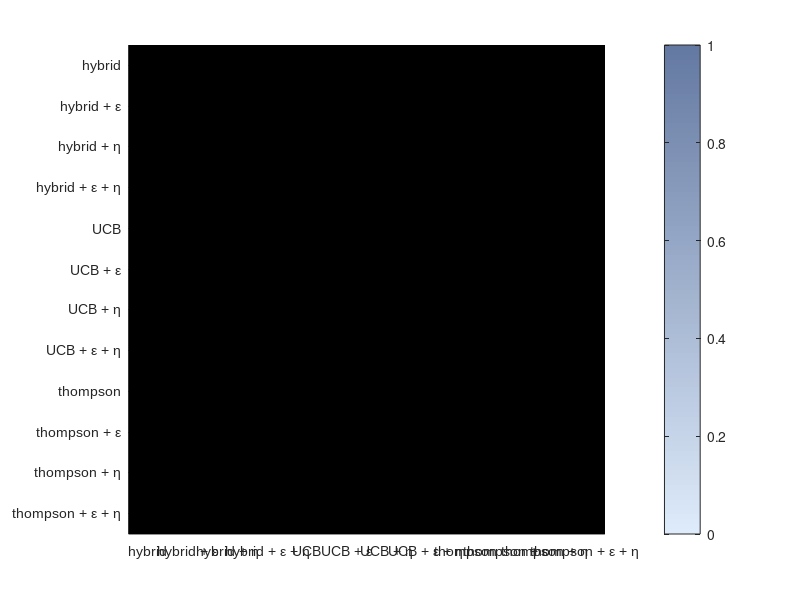

The MATLAB script that drew this image: (Note: this script raises an error after producing the figure.)


data_fol = '../../../../data/';
sim_fol=strcat(data_fol, 'sim_model_recov/');
n_sim = 100;
n_models = 12;

perc = nan(n_models,n_models);
mean_BIC = nan(n_models,n_models);
std_BIC = nan(n_models,n_models);


for mod=1:n_models

    file_BIC = strcat(sim_fol,'mod',num2str(mod),'_normal/n_sim_',num2str(n_sim),'/results/all_BIC_mat.mat');
    
    if exist(file_BIC)

        occur = nan(1,n_models);
       
        tmp = load(file_BIC);
        
        % find best models (lowest BIC) for each sim
        [min_val, ind_min_val] = min(tmp.all_BIC_mat');
        min_val = min_val';
        ind_min_val = ind_min_val';
        
        % count occurences of each model
        uv = unique(ind_min_val);
        n  = histc(ind_min_val,uv);
        occur(:,[uv]) = n; 
        
        % compute percentage
        perc(mod,:) = occur/n_sim;
       
        mean_BIC(mod,:) = mean(tmp.all_BIC_mat,1);
        
        [~, ind_min_val_mean] = nanmin(mean_BIC');
        ind_min_val_mean = ind_min_val_mean';
        
    end

end


% Figure

figure('Color','w');
set(gcf,'Unit','centimeters','OuterPosition',[0 0 15 15]);
set(gca,'FontName','Arial','FontSize',10)
hold on;

legend_all{1}  = 'hybrid';
legend_all{2} = 'hybrid + \epsilon';
legend_all{3} = 'hybrid + \eta';
legend_all{4} = 'hybrid + \epsilon + \eta';

legend_all{5}  = 'UCB';
legend_all{6}  = 'UCB + \epsilon';
legend_all{7}  = 'UCB + \eta';
legend_all{8}  = 'UCB + \epsilon + \eta';

legend_all{9}  = 'thompson';
legend_all{10}  = 'thompson + \epsilon';
legend_all{11}  = 'thompson + \eta';
legend_all{12}  = 'thompson + \epsilon + \eta';

imagesc(perc);

n_mod = size(legend_all,2);

yticks([1:n_mod])
yticklabels({legend_all{1}, legend_all{2}, legend_all{3}, legend_all{4}, legend_all{5}, legend_all{6}, legend_all{7}, legend_all{8}, legend_all{9}, legend_all{10}, legend_all{11}, legend_all{12}})
ylim([0.5 n_mod+0.5])

xticks([1:n_mod])
xticklabels({legend_all{1}, legend_all{2}, legend_all{3}, legend_all{4}, legend_all{5}, legend_all{6}, legend_all{7}, legend_all{8}, legend_all{9}, legend_all{10}, legend_all{11}, legend_all{12}})
xtickangle(45)
xlim([0.5 n_mod+0.5])

a = get(gca,'XTickLabel');
set(gca,'XTickLabel',a,'fontsize',10, 'YDir', 'reverse')

inter = 100;

firstcol =[0.87058824300766 0.921568632125854 0.980392158031464];
secondcol = [0.39215686917305 0.474509805440903 0.635294139385223];

linspace_b_y_1 = [linspace(firstcol(1),secondcol(1),inter)]; 
linspace_b_y_2 = [linspace(firstcol(2),secondcol(2),inter)]; 
linspace_b_y_3 = [linspace(firstcol(3),secondcol(3),inter)]; 

mycolors = ([[linspace_b_y_1]', [linspace_b_y_2]', [linspace_b_y_3]']);

colormap(mycolors);

h = colorbar('Ticks',0:0.2:1); 
caxis([0 1])

title(h,'r','Interpreter','tex')

textStrings = num2str(perc(:), '%0.2f');       % Create strings from the matrix values
textStrings = strtrim(cellstr(textStrings));  % Remove any space padding
[x, y] = meshgrid(1:n_mod);  % Create x and y coordinates for the strings

% Upper diag
for i_=1:size(x,1)-1
    x(i_,i_+1:size(x,1)) = nan;
end

% Lower diag
for i_=1:size(x,1)-1
    x(i_+1,1:i_) = nan;
end

hStrings = text(x(:), y(:), textStrings(:),'HorizontalAlignment', 'center');
midValue = mean(get(gca, 'CLim'));  % Get the middle value of the color range

t=title('BIC model recovery (N_{sim}=100)','FontSize', 18, 'FontName','Arial', 'Fontweight','normal');

ylabel('Simulated model','FontName','Arial','Fontweight','bold','FontSize',12);
xlabel('Recovered model','FontName','Arial','Fontweight','bold','FontSize',12);

% % Export
% addpath('../../../../export_fig')
% export_fig(['./fig/Fig_model_recov_BIC.tif'],'-nocrop','-r200')
